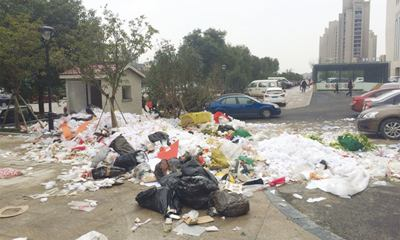
#> input picture ChengGuan/testFile/img/1.jpg, 400 x 240 px
$ python -i image_transfer_02.py   (imports and definitions only)
#> lines starting #> are read from the running program, lines starting #| are printed output that depends on the picture
#> further down, picture is the input picture: PIL image 400x240 RGB; mean R, G, B 154.5, 151, 143.7
import os
from PIL import Image
class pictureCleaning:
#清楚图片边框
    def removeFrame(self,img,width):
        '''
        :param img:
        :param width: 边框的宽度
        :return:
        '''
        w, h = img.size
        pixdata = img.load()
        for x in range(width):
            for y in range(0, h):
                pixdata[x, y] = 255
        for x in range(w - width, w):
            for y in range(0, h):
                pixdata[x, y] = 255
        for x in range(0, w):
            for y in range(0, width):
                pixdata[x, y] = 255
        for x in range(0, w):
            for y in range(h - width, h):
                pixdata[x, y] = 255
        return img

    #批量图片粗清理
    def image_transfer_arr(self,image_arry):
        """
        :param image_arry:图像list，每个元素为一副图像
        :return: image_clean:清理过后的图像list
        """
        image_clean = []
        threshold_grey = 100
        for i, image in enumerate(image_arry):
            self.removeFrame(image,width = 1)
            image = image.convert('L') # 转换为灰度图像，即RGB通道从3变为1
            im2 = Image.new("L", image.size, 255)
            for y in range(image.size[1]): # 遍历所有像素，将灰度超过阈值的像素转变为255（白）
                for x in range(image.size[0]):
                    pix = image.getpixel((x, y))
                    if int(pix) > threshold_grey:  # 灰度阈值
                        im2.putpixel((x, y), 255)
                    else:
                        im2.putpixel((x, y), pix)
            image_clean.append(im2)
        return image_clean

    #单个图片粗清理
    def image_transfer(self,image):
        """
        :param image:图片对象
        :return: imageClean:清理过后的图像对象
        """

        imageClean = []
        threshold_grey = 100
        image = image.convert('L') # 转换为灰度图像，即RGB通道从3变为1
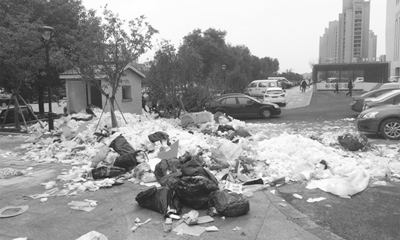
#> image: PIL image 400x240 L; min 22, max 255, mean 151.2
        im2 = Image.new("L", image.size, 255)
#> im2: PIL image 400x240 L; every value is 255
        for y in range(image.size[1]): # 遍历所有像素，将灰度超过阈值的像素转变为255（白）
            for x in range(image.size[0]):
                pix = image.getpixel((x, y))
                if int(pix) > threshold_grey:  # 灰度阈值
                    im2.putpixel((x, y), 255)
                else:
                    im2.putpixel((x, y), pix)
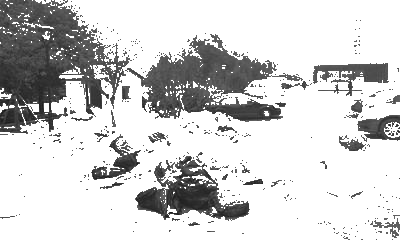
#> im2: PIL image 400x240 L; min 22, max 255, mean 207.7
        imageClean = self.removeFrame(im2,width = 1)
        return imageClean

>>> from PIL import Image
>>> picture = Image.open('../../testFile/img/1.jpg')
>>> result = pictureCleaning().image_transfer(picture)

$ run again, on ChengGuan/testFile/img/10.jpg
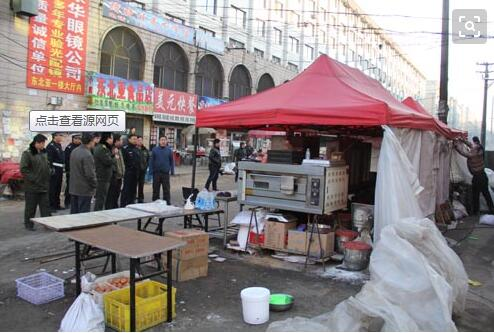
#> input picture ChengGuan/testFile/img/10.jpg, 494 x 333 px
#> picture is the input picture: PIL image 494x333 RGB; mean R, G, B 141.8, 131.2, 132.2
#> in image_transfer, `image = image.convert('L')`:
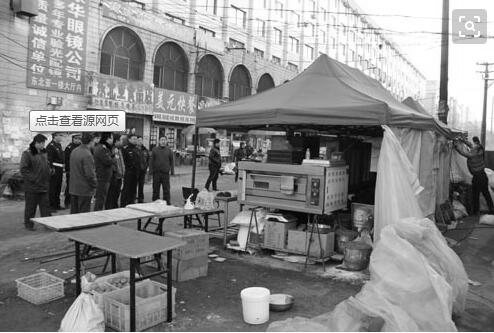
#> image: PIL image 494x333 L; min 0, max 255, mean 134.5
#> after the loop in image_transfer, `for y in range(image.size[1]):`:
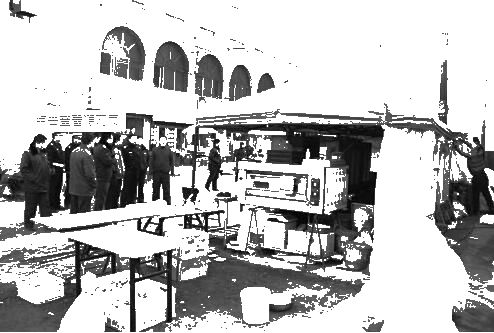
#> im2: PIL image 494x333 L; min 0, max 255, mean 188
